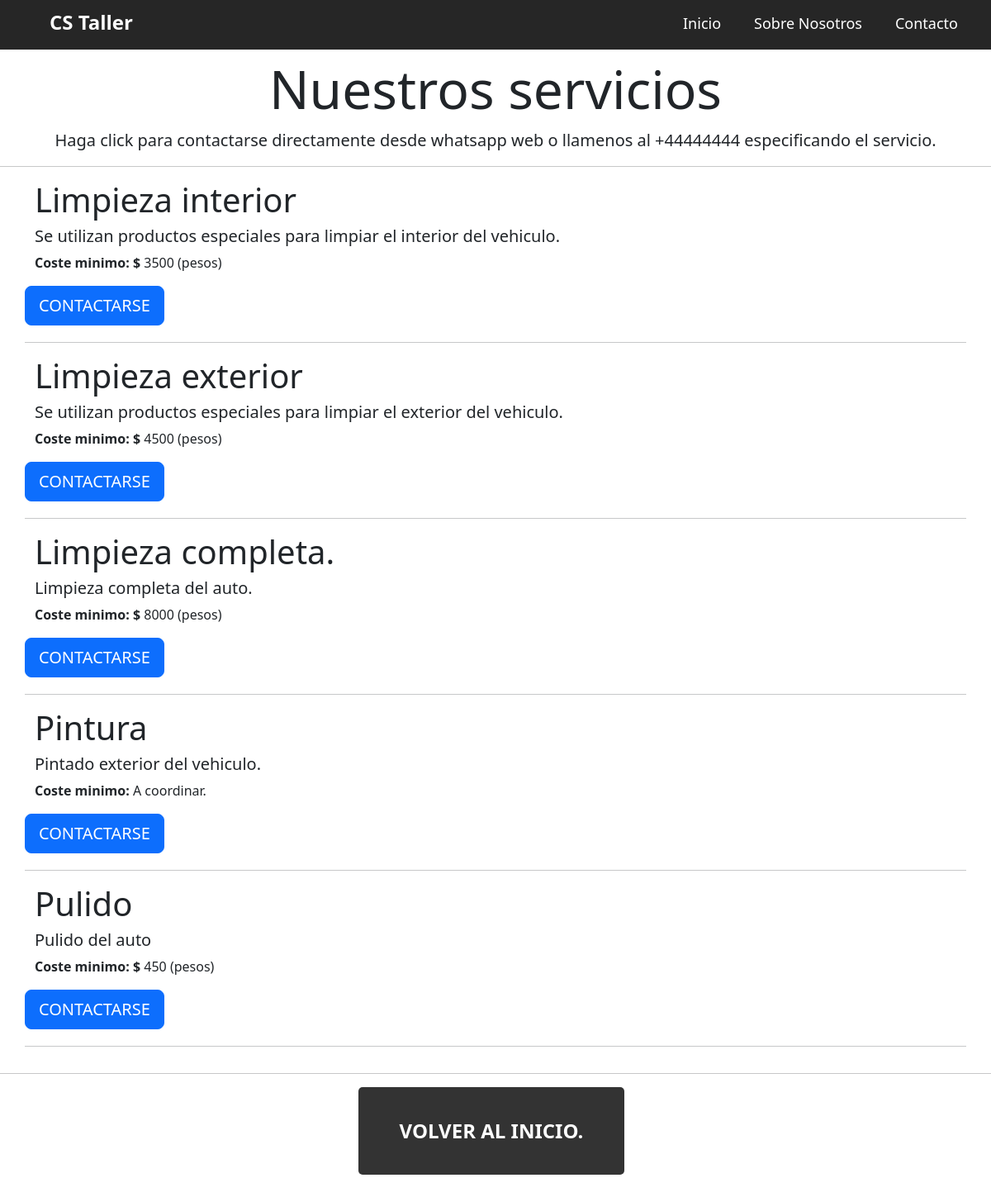
Page /serviciosVenta/servicios/ on the committed database.
### serviciosVenta/models.py (models this page shows, shortened)
class Servicio(models.Model):
    nombre = models.CharField(max_length=50)
    descripcion = models.CharField(max_length=1000)
    precio = models.IntegerField()

### serviciosVenta/views.py (the view)
# urls.py: path('servicios/', views.servicios),
def servicios(request):
    servicios = models.Servicio.objects.all()
    return render(request, 'servicios.html', {"servicios":servicios})

### templates/servicios.html (shortened to what this page needs)
{% extends "plantillaPadre.html" %}
{% load static %}
{% block content %}
<div class="jumbotron text-center" style="margin-top: 70px;">
  <h1 class="display-3">Nuestros servicios</h1>
  <p class="lead"><strong>Haga click para contactarse directamente desde whatsapp web o llamenos al +44444444 especificando el servicio.</strong></p>
  <hr>
</div>
<div class="container">
  <div class="row">
    {% for servicio in servicios %}
      <h1>{{ servicio.nombre }}</h1>
      <h5>{{ servicio.descripcion }}</h5>
      {% if servicio.precio == 0 %}
        <p><strong>Coste minimo:</strong> A coordinar.</p>
      {% else %}
        <p><strong>Coste minimo: $</strong> {{ servicio.precio }} (pesos)</p>
      {% endif %}
      <a href="https://wa.me/5493487235569" target="_blank" class="align-self-end btn btn-lg btn-block btn-primary" style="margin-top: auto; width: auto; margin-bottom: 20px;">Contactarse</a>
      <hr>
    {% endfor %}
  </div>
</div>
<hr>
    <div class="button-container" style="margin-top: 0; margin-bottom: 100px;">
        <a href="/"><button class="btn-primary">Volver al inicio.</button></a>
    </div>
{% endblock %}

### static/style.css (style rules this page uses)
* { margin: 0; padding: 0; box-sizing: border-box; }
body { font-family: Arial, sans-serif; }
.button-container { display: flex; justify-content: center; align-items: center; margin-top: 20px; }
.btn-primary, .btn-secondary { font-size: 1.5rem; font-weight: bold; text-transform: uppercase; padding: 35px 50px; border-radius: 5px; cursor: pointer; transition: all 0.3s ease-in-out; }
.btn-primary { background-color: #333; color: #fff; border: none; margin-right: 10px; }

### rows in the picture
Servicio: nombre "Limpieza interior", descripcion "Se utilizan productos especiales para limpiar el interior del vehiculo.", precio "3500"
Servicio: nombre "Limpieza exterior", descripcion "Se utilizan productos especiales para limpiar el exterior del vehiculo.", precio "4500"
Servicio: nombre "Limpieza completa.", descripcion "Limpieza completa del auto.", precio "8000"
Servicio: nombre "Pintura", descripcion "Pintado exterior del vehiculo.", shows "Coste minimo:", precio "A coordinar."
Servicio: nombre "Pulido", descripcion "Pulido del auto", precio "450"
